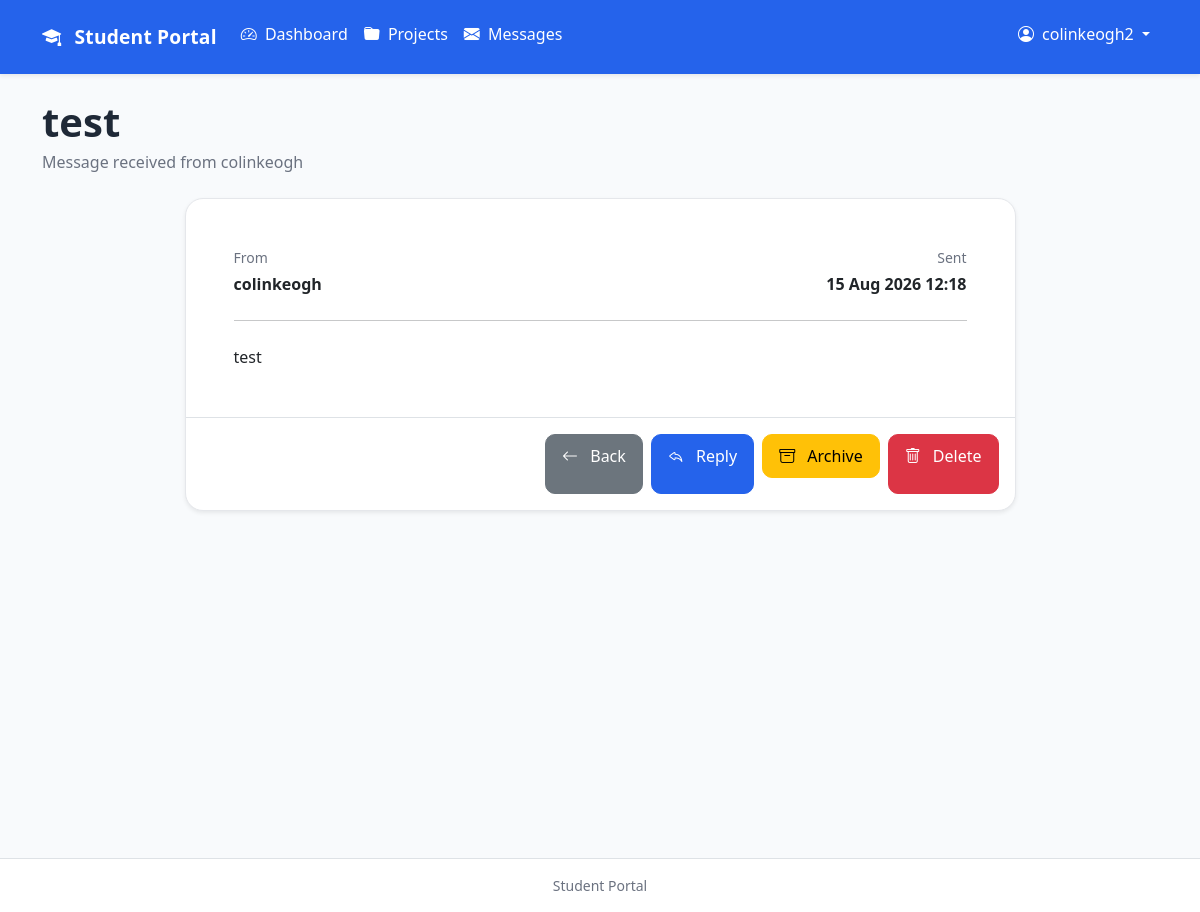
/messaging/20/ (signed in), run on an earlier commit of the app's database.
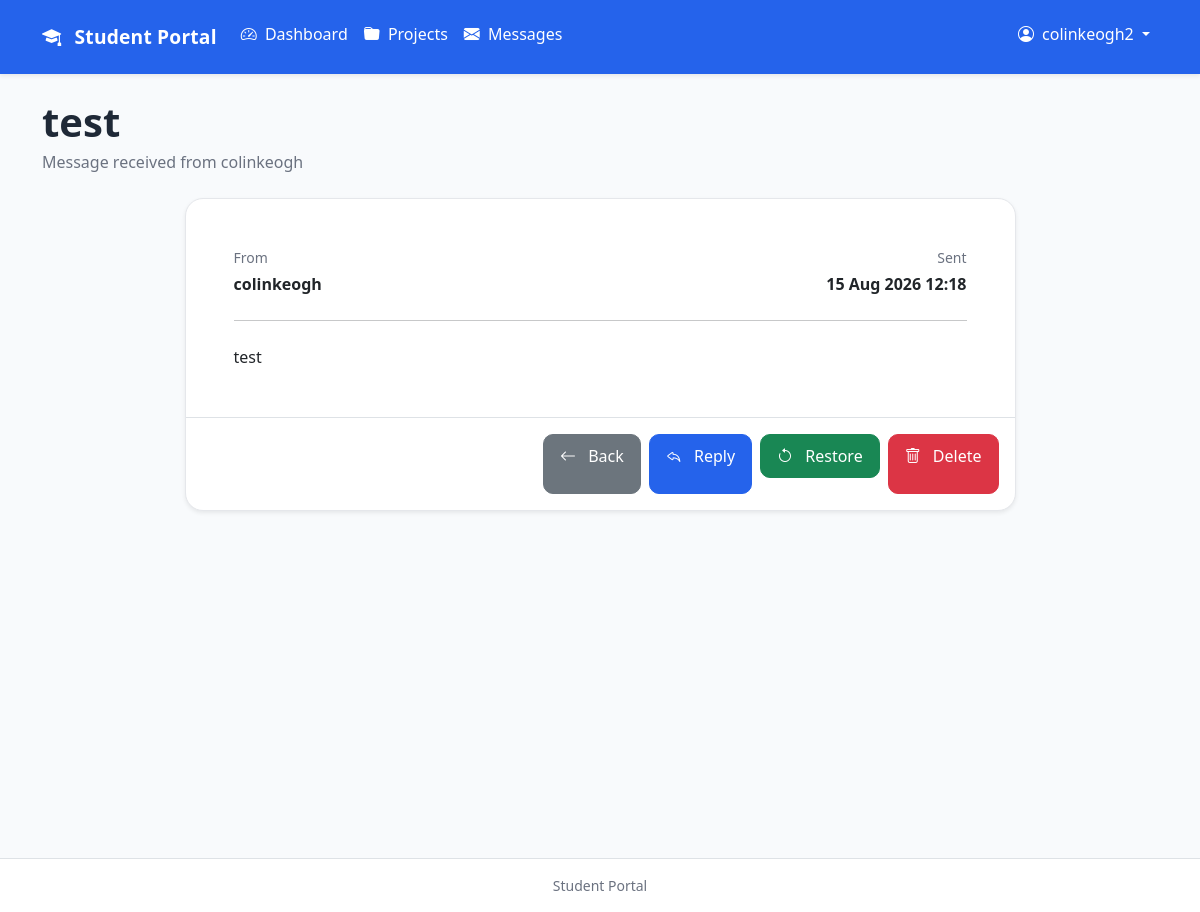
And on a later commit of the database.
### messaging/views.py (the view)
@login_required
def message_detail(request, pk):
    message = get_object_or_404(
        Message.objects.filter(
            Q(recipient=request.user) |
            Q(sender=request.user)
        ),
        pk=pk,
    )
    is_sender = message.sender == request.user
    if not is_sender and not message.is_read:
        message.is_read = True
        message.save(update_fields=["is_read"])
    return render(
        request,
        "messaging/message_detail.html",
        {
            "message": message,
            "is_sender": is_sender,
        },
    )

### messaging/templates/messaging/message_detail.html (shortened to what the changed rows need)
{% extends "base.html" %}
{% block content %}
<div class="mb-4">
    <h1 class="mb-1 fw-semibold">
        {{ message.subject }}
    </h1>
</div>
<div class="row justify-content-center">
    <div class="col-12 col-xl-9">
        <div class="card shadow-sm">
            <div class="card-footer bg-transparent border-top p-3">
                <div class="d-flex flex-wrap justify-content-end gap-2">
                    {% if is_sender %}
                        <a
                            href="{% url 'messaging:sent' %}"
                            class="btn btn-secondary">
                            <i class="bi bi-arrow-left me-2"></i>
                            Back to Sent
                        </a>
                    {% else %}
                        {% if message.is_archived %}
                            <form
                                method="post"
                                action="{% url 'messaging:restore' message.pk %}"
                                class="d-inline">
                                <button
                                    type="submit"
                                    class="btn btn-success">
                                    <i class="bi bi-arrow-counterclockwise me-2"></i>
                                    Restore
                                </button>
                            </form>
                        {% else %}
                            <form
                                method="post"
                                action="{% url 'messaging:archive' message.pk %}"
                                class="d-inline">
                                <button
                                    type="submit"
                                    class="btn btn-warning">
                                    <i class="bi bi-archive me-2"></i>
                                    Archive
                                </button>
                            </form>
                        {% endif %}
                    {% endif %}
                </div>
            </div>
        </div>
    </div>
</div>
{% endblock %}

What changed in the data, as far as the page shows it:
changed Message "test": is_archived False → True (drawn)
Also different on the page:
text no longer shown: "Archive"
text now shown: "Restore"
